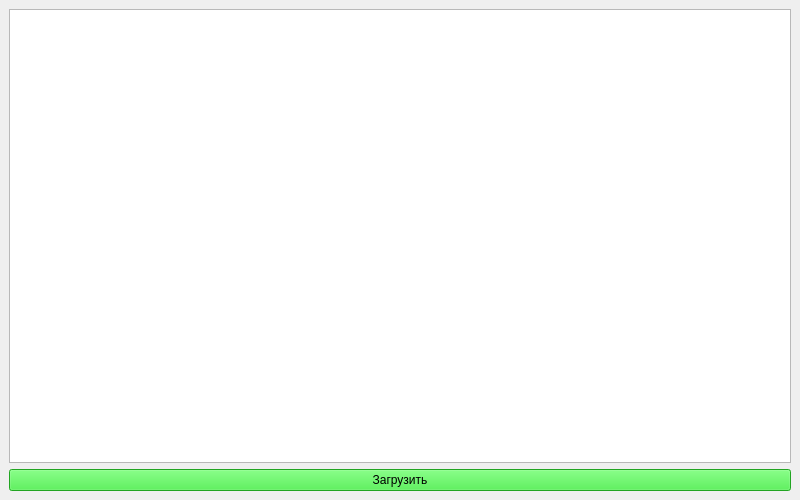
<?xml version="1.0" encoding="UTF-8"?>
<ui version="4.0">
 <class>MainWindow</class>
 <widget class="QMainWindow" name="MainWindow">
  <property name="geometry">
   <rect>
    <x>0</x>
    <y>0</y>
    <width>800</width>
    <height>500</height>
   </rect>
  </property>
  <property name="windowTitle">
   <string>a1</string>
  </property>
  <widget class="QWidget" name="centralwidget">
   <layout class="QVBoxLayout" name="verticalLayout">
    <item>
     <widget class="QTableWidget" name="tableWidget"/>
    </item>
    <item>
     <widget class="QPushButton" name="pushButtonLoad">
      <property name="styleSheet">
       <string notr="true">background-color: rgb(48, 230, 48);</string>
      </property>
      <property name="text">
       <string>Загрузить</string>
      </property>
     </widget>
    </item>
   </layout>
  </widget>
 </widget>
 <resources/>
 <connections/>
</ui>
